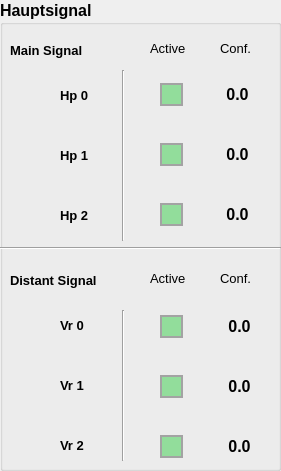
   <widget class="QGroupBox" name="mainSignal_group">
    <property name="geometry">
     <rect>
      <x>20</x>
      <y>30</y>
      <width>281</width>
      <height>471</height>
     </rect>
    </property>
    <property name="font">
     <font>
      <pointsize>12</pointsize>
      <weight>75</weight>
      <bold>true</bold>
     </font>
    </property>
    <property name="title">
     <string>Hauptsignal</string>
    </property>
    <widget class="QLabel" name="MS_hp0_label">
     <property name="geometry">
      <rect>
       <x>60</x>
       <y>80</y>
       <width>51</width>
       <height>31</height>
      </rect>
     </property>
     <property name="font">
      <font>
       <pointsize>10</pointsize>
      </font>
     </property>
     <property name="text">
      <string notr="true">Hp 0</string>
     </property>
    </widget>
    <widget class="QLabel" name="MS_hp1_label">
     <property name="geometry">
      <rect>
       <x>60</x>
       <y>140</y>
       <width>51</width>
       <height>31</height>
      </rect>
     </property>
     <property name="font">
      <font>
       <pointsize>10</pointsize>
      </font>
     </property>
     <property name="text">
      <string notr="true">Hp 1</string>
     </property>
    </widget>
    <widget class="QLabel" name="MS_hp2_label">
     <property name="geometry">
      <rect>
       <x>60</x>
       <y>200</y>
       <width>51</width>
       <height>31</height>
      </rect>
     </property>
     <property name="font">
      <font>
       <pointsize>10</pointsize>
      </font>
     </property>
     <property name="text">
      <string notr="true">Hp 2</string>
     </property>
    </widget>
    <widget class="Line" name="MS_line1">
     <property name="geometry">
      <rect>
       <x>0</x>
       <y>240</y>
       <width>281</width>
       <height>16</height>
      </rect>
     </property>
     <property name="orientation">
      <enum>Qt::Horizontal</enum>
     </property>
    </widget>
    <widget class="QLabel" name="MS_vr1_label">
     <property name="geometry">
      <rect>
       <x>60</x>
       <y>370</y>
       <width>51</width>
       <height>31</height>
      </rect>
     </property>
     <property name="font">
      <font>
       <pointsize>10</pointsize>
      </font>
     </property>
     <property name="text">
      <string notr="true">Vr 1</string>
     </property>
    </widget>
    <widget class="QLabel" name="MS_vr0_label">
     <property name="geometry">
      <rect>
       <x>60</x>
       <y>310</y>
       <width>51</width>
       <height>31</height>
      </rect>
     </property>
     <property name="font">
      <font>
       <pointsize>10</pointsize>
      </font>
     </property>
     <property name="text">
      <string notr="true">Vr 0</string>
     </property>
    </widget>
    <widget class="QLabel" name="MS_vr2_label">
     <property name="geometry">
      <rect>
       <x>60</x>
       <y>430</y>
       <width>51</width>
       <height>31</height>
      </rect>
     </property>
     <property name="font">
      <font>
       <pointsize>10</pointsize>
      </font>
     </property>
     <property name="text">
      <string notr="true">Vr 2</string>
     </property>
    </widget>
    <widget class="QLabel" name="MS_label">
     <property name="geometry">
      <rect>
       <x>10</x>
       <y>40</y>
       <width>111</width>
       <height>21</height>
      </rect>
     </property>
     <property name="font">
      <font>
       <pointsize>10</pointsize>
      </font>
     </property>
     <property name="text">
      <string>Main Signal</string>
     </property>
    </widget>
    <widget class="QLabel" name="MS_label2">
     <property name="geometry">
      <rect>
       <x>10</x>
       <y>270</y>
       <width>131</width>
       <height>21</height>
      </rect>
     </property>
     <property name="font">
      <font>
       <pointsize>10</pointsize>
      </font>
     </property>
     <property name="text">
      <string>Distant Signal</string>
     </property>
    </widget>
    <widget class="QLabel" name="MS_hp1_icon">
     <property name="geometry">
      <rect>
       <x>15</x>
       <y>133</y>
       <width>21</width>
       <height>41</height>
      </rect>
     </property>
     <property name="text">
      <string/>
     </property>
     <property name="pixmap">
      <pixmap resource="Resources/images.qrc">:/signal_icons/hp1_icon.gif</pixmap>
     </property>
     <property name="scaledContents">
      <bool>true</bool>
     </property>
    </widget>
    <widget class="QLabel" name="MS_hp0_icon">
     <property name="geometry">
      <rect>
       <x>15</x>
       <y>73</y>
       <width>21</width>
       <height>41</height>
      </rect>
     </property>
     <property name="text">
      <string/>
     </property>
     <property name="pixmap">
      <pixmap resource="Resources/images.qrc">:/signal_icons/hp0_icon.gif</pixmap>
     </property>
     <property name="scaledContents">
      <bool>true</bool>
     </property>
    </widget>
    <widget class="QLabel" name="MS_hp2_icon">
     <property name="geometry">
      <rect>
       <x>20</x>
       <y>190</y>
       <width>21</width>
       <height>41</height>
      </rect>
     </property>
     <property name="text">
      <string/>
     </property>
     <property name="pixmap">
      <pixmap resource="Resources/images.qrc">:/signal_icons/hp2_icon.gif</pixmap>
     </property>
     <property name="scaledContents">
      <bool>true</bool>
     </property>
    </widget>
    <widget class="QLabel" name="MS_vr0_icon">
     <property name="geometry">
      <rect>
       <x>10</x>
       <y>300</y>
       <width>41</width>
       <height>41</height>
      </rect>
     </property>
     <property name="text">
      <string/>
     </property>
     <property name="pixmap">
      <pixmap resource="Resources/images.qrc">:/signal_icons/vr0_icon.gif</pixmap>
     </property>
     <property name="scaledContents">
      <bool>true</bool>
     </property>
    </widget>
    <widget class="QLabel" name="MS_vr1_icon">
     <property name="geometry">
      <rect>
       <x>10</x>
       <y>360</y>
       <width>41</width>
       <height>41</height>
      </rect>
     </property>
     <property name="text">
      <string/>
     </property>
     <property name="pixmap">
      <pixmap resource="Resources/images.qrc">:/signal_icons/vr1_icon.gif</pixmap>
     </property>
     <property name="scaledContents">
      <bool>true</bool>
     </property>
    </widget>
    <widget class="QLabel" name="MS_vr2_icon">
     <property name="geometry">
      <rect>
       <x>10</x>
       <y>420</y>
       <width>41</width>
       <height>41</height>
      </rect>
     </property>
     <property name="text">
      <string/>
     </property>
     <property name="pixmap">
      <pixmap resource="Resources/images.qrc">:/signal_icons/vr2_icon.gif</pixmap>
     </property>
     <property name="scaledContents">
      <bool>true</bool>
     </property>
    </widget>
    <widget class="QLabel" name="MS_active_label">
     <property name="geometry">
      <rect>
       <x>150</x>
       <y>40</y>
       <width>55</width>
       <height>16</height>
      </rect>
     </property>
     <property name="font">
      <font>
       <pointsize>10</pointsize>
       <weight>50</weight>
       <bold>false</bold>
      </font>
     </property>
     <property name="text">
      <string>Active</string>
     </property>
    </widget>
    <widget class="Line" name="MS_line2">
     <property name="geometry">
      <rect>
       <x>113</x>
       <y>70</y>
       <width>20</width>
       <height>171</height>
      </rect>
     </property>
     <property name="orientation">
      <enum>Qt::Vertical</enum>
     </property>
    </widget>
    <widget class="QLabel" name="MS_conf_label">
     <property name="geometry">
      <rect>
       <x>220</x>
       <y>40</y>
       <width>41</width>
       <height>16</height>
      </rect>
     </property>
     <property name="font">
      <font>
       <pointsize>10</pointsize>
       <weight>50</weight>
       <bold>false</bold>
      </font>
     </property>
     <property name="text">
      <string>Conf.</string>
     </property>
    </widget>
    <widget class="Line" name="MS_line3">
     <property name="geometry">
      <rect>
       <x>113</x>
       <y>310</y>
       <width>20</width>
       <height>151</height>
      </rect>
     </property>
     <property name="orientation">
      <enum>Qt::Vertical</enum>
     </property>
    </widget>
    <widget class="QLabel" name="MS_active_label2">
     <property name="geometry">
      <rect>
       <x>150</x>
       <y>270</y>
       <width>55</width>
       <height>16</height>
      </rect>
     </property>
     <property name="font">
      <font>
       <pointsize>10</pointsize>
       <weight>50</weight>
       <bold>false</bold>
      </font>
     </property>
     <property name="text">
      <string>Active</string>
     </property>
    </widget>
    <widget class="QLabel" name="MS_conf_label2">
     <property name="geometry">
      <rect>
       <x>220</x>
       <y>270</y>
       <width>51</width>
       <height>16</height>
      </rect>
     </property>
     <property name="font">
      <font>
       <pointsize>10</pointsize>
       <weight>50</weight>
       <bold>false</bold>
      </font>
     </property>
     <property name="text">
      <string>Conf.</string>
     </property>
    </widget>
    <widget class="QLabel" name="MS_hp0_led">
     <property name="geometry">
      <rect>
       <x>160</x>
       <y>83</y>
       <width>23</width>
       <height>23</height>
      </rect>
     </property>
     <property name="font">
      <font>
       <pointsize>9</pointsize>
      </font>
     </property>
     <property name="styleSheet">
      <string notr="true">background-color: rgb(146, 221, 155);
border-style: solid;
border-width: 2px;
border-color: rgb(163, 163, 163)</string>
     </property>
     <property name="frameShape">
      <enum>QFrame::NoFrame</enum>
     </property>
     <property name="lineWidth">
      <number>0</number>
     </property>
     <property name="text">
      <string/>
     </property>
    </widget>
    <widget class="QLabel" name="MS_hp1_led">
     <property name="geometry">
      <rect>
       <x>160</x>
       <y>143</y>
       <width>23</width>
       <height>23</height>
      </rect>
     </property>
     <property name="font">
      <font>
       <pointsize>9</pointsize>
      </font>
     </property>
     <property name="styleSheet">
      <string notr="true">background-color: rgb(146, 221, 155);
border-style: solid;
border-width: 2px;
border-color: rgb(163, 163, 163)</string>
     </property>
     <property name="frameShape">
      <enum>QFrame::NoFrame</enum>
     </property>
     <property name="lineWidth">
      <number>0</number>
     </property>
     <property name="text">
      <string/>
     </property>
    </widget>
    <widget class="QLabel" name="MS_hp2_led">
     <property name="geometry">
      <rect>
       <x>160</x>
       <y>203</y>
       <width>23</width>
       <height>23</height>
      </rect>
     </property>
     <property name="font">
      <font>
       <pointsize>9</pointsize>
      </font>
     </property>
     <property name="styleSheet">
      <string notr="true">background-color: rgb(146, 221, 155);
border-style: solid;
border-width: 2px;
border-color: rgb(163, 163, 163)</string>
     </property>
     <property name="frameShape">
      <enum>QFrame::NoFrame</enum>
     </property>
     <property name="lineWidth">
      <number>0</number>
     </property>
     <property name="text">
      <string/>
     </property>
    </widget>
    <widget class="QLabel" name="MS_vr0_led">
     <property name="geometry">
      <rect>
       <x>160</x>
       <y>315</y>
       <width>23</width>
       <height>23</height>
      </rect>
     </property>
     <property name="font">
      <font>
       <pointsize>9</pointsize>
      </font>
     </property>
     <property name="styleSheet">
      <string notr="true">background-color: rgb(146, 221, 155);
border-style: solid;
border-width: 2px;
border-color: rgb(163, 163, 163)</string>
     </property>
     <property name="frameShape">
      <enum>QFrame::NoFrame</enum>
     </property>
     <property name="lineWidth">
      <number>0</number>
     </property>
     <property name="text">
      <string/>
     </property>
    </widget>
    <widget class="QLabel" name="MS_vr1_led">
     <property name="geometry">
      <rect>
       <x>160</x>
       <y>375</y>
       <width>23</width>
       <height>23</height>
      </rect>
     </property>
     <property name="font">
      <font>
       <pointsize>9</pointsize>
      </font>
     </property>
     <property name="styleSheet">
      <string notr="true">background-color: rgb(146, 221, 155);
border-style: solid;
border-width: 2px;
border-color: rgb(163, 163, 163)</string>
     </property>
     <property name="frameShape">
      <enum>QFrame::NoFrame</enum>
     </property>
     <property name="lineWidth">
      <number>0</number>
     </property>
     <property name="text">
      <string/>
     </property>
    </widget>
    <widget class="QLabel" name="MS_vr2_led">
     <property name="geometry">
      <rect>
       <x>160</x>
       <y>435</y>
       <width>23</width>
       <height>23</height>
      </rect>
     </property>
     <property name="font">
      <font>
       <pointsize>9</pointsize>
      </font>
     </property>
     <property name="styleSheet">
      <string notr="true">background-color: rgb(146, 221, 155);
border-style: solid;
border-width: 2px;
border-color: rgb(163, 163, 163)</string>
     </property>
     <property name="frameShape">
      <enum>QFrame::NoFrame</enum>
     </property>
     <property name="lineWidth">
      <number>0</number>
     </property>
     <property name="text">
      <string/>
     </property>
    </widget>
    <widget class="QLabel" name="MS_vr0_conf_value">
     <property name="geometry">
      <rect>
       <x>212</x>
       <y>318</y>
       <width>55</width>
       <height>16</height>
      </rect>
     </property>
     <property name="text">
      <string>0.0</string>
     </property>
     <property name="alignment">
      <set>Qt::AlignCenter</set>
     </property>
    </widget>
    <widget class="QLabel" name="MS_vr1_conf_value">
     <property name="geometry">
      <rect>
       <x>212</x>
       <y>378</y>
       <width>55</width>
       <height>16</height>
      </rect>
     </property>
     <property name="text">
      <string>0.0</string>
     </property>
     <property name="alignment">
      <set>Qt::AlignCenter</set>
     </property>
    </widget>
    <widget class="QLabel" name="MS_vr2_conf_value">
     <property name="geometry">
      <rect>
       <x>212</x>
       <y>438</y>
       <width>55</width>
       <height>16</height>
      </rect>
     </property>
     <property name="text">
      <string>0.0</string>
     </property>
     <property name="alignment">
      <set>Qt::AlignCenter</set>
     </property>
    </widget>
    <widget class="QLabel" name="MS_hp0_conf_value">
     <property name="geometry">
      <rect>
       <x>210</x>
       <y>86</y>
       <width>55</width>
       <height>16</height>
      </rect>
     </property>
     <property name="text">
      <string>0.0</string>
     </property>
     <property name="alignment">
      <set>Qt::AlignCenter</set>
     </property>
    </widget>
    <widget class="QLabel" name="MS_hp1_conf_value">
     <property name="geometry">
      <rect>
       <x>210</x>
       <y>146</y>
       <width>55</width>
       <height>16</height>
      </rect>
     </property>
     <property name="text">
      <string>0.0</string>
     </property>
     <property name="alignment">
      <set>Qt::AlignCenter</set>
     </property>
    </widget>
    <widget class="QLabel" name="MS_hp2_conf_value">
     <property name="geometry">
      <rect>
       <x>210</x>
       <y>206</y>
       <width>55</width>
       <height>16</height>
      </rect>
     </property>
     <property name="text">
      <string>0.0</string>
     </property>
     <property name="alignment">
      <set>Qt::AlignCenter</set>
     </property>
    </widget>
   </widget>
